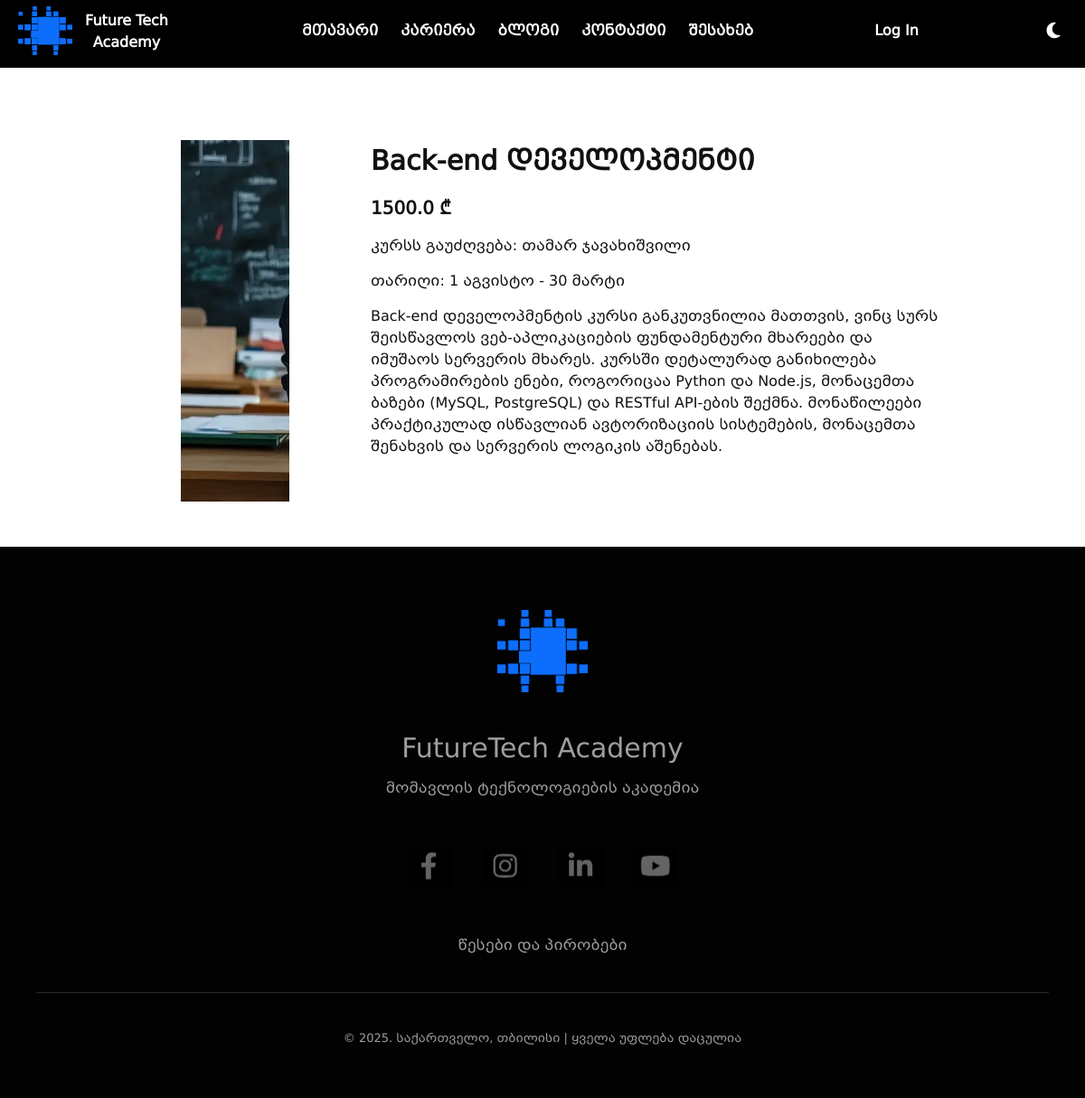
The page /view/5 on the database its author committed.
### src/models/course.py (models this page shows, shortened)
class Course(BaseModel):
    __tablename__ = "courses"
    id = db.Column(db.Integer, primary_key=True)
    name = db.Column(db.String(100))
    price = db.Column(db.Float)
    prof = db.Column(db.String(100))
    img = db.Column(db.String(300))
    description = db.Column(db.String(1000))
    date = db.Column(db.String(50))
    user_courses = db.relationship("UserCourse", back_populates="course")

### src/views/course/routes.py (the view)
@course_blueprint.route("/view/<int:courses_id>")
def view_course(courses_id):
    chosen_course = Course.query.get(courses_id)
    return render_template("course/view_course.html", course=chosen_course)

### src/templates/course/view_course.html (shortened to what this page needs)
{% extends "partials/base.html" %}
{% block content %}
<div class="header-div" style="display: block; background-color: black;"></div>
<div class="course-info">
    <div class="prof"><img src="/static/upload/{{ course.img }}" alt="Course Professor"></div>
    <div class="course-description">
        <div class="title">{{ course.name }}</div>
        <div class="price">{{ course.price }} ₾</div>
        <div class="prof-name">კურსს გაუძღვება: {{ course.prof }}</div>
        <div class="date">თარიღი: {{ course.date }}</div>
        <div class="course-information">{{ course.description }}</div>
    </div>
</div>
{% endblock %}

### src/static/styles/css/style.css (style rules this page uses)
body { background-color: #fff; color: #111; }
* { margin: 0; padding: 0; box-sizing: border-box; }
body { font-family: "BPG Mrgvlovani Caps"; text-align: center; }
.header-div { display: none; height: 75px; background-color: transparent; }
.course-info { display: flex; justify-content: center; display: flex; padding: 80px 160px 50px 200px; width: 100%; gap: 90px; }
.course-info .prof { width: 400px; height: 400px; overflow: hidden; }
.course-info .prof img { width: 400px; height: 400px; -o-object-fit: cover; object-fit: cover; }
.course-info .course-description { max-width: 630px; text-align: left; display: flex; flex-direction: column; gap: 15px; }
.course-info .course-description .title { font-size: 30px; font-weight: bold; }
.course-info .course-description .price { font-size: 20px; font-weight: bold; }
.course-info .course-description .course-information, .course-info .course-description .prof-name, .course-info .course-description .date { font-family: "BPG Mrgvlovani"; }

### rows shown on the page
Course: img (picture), name "Back-end დეველოპმენტი", price "1500.0", prof "თამარ ჯავახიშვილი", date "1 აგვისტო - 30 მარტი", description "Back-end დეველოპმენტის კურსი განკუთვნილია მათთვის, ვინც სურს შეისწავლოს ვებ-აპლიკაციების ფუნდამენტური მხარეები და იმუშაოს სერვერის მხარეს. კურსში დეტალურად განიხილება პროგრამირების ენები, როგორიცაა Python და Node.js, მონაცემთა ბაზები (MySQL, PostgreSQL) და RESTful API-ების შექმნა. მონაწილეები პრაქტიკულად ისწავლიან ავტორიზაციის სისტემების, მონაცემთა შენახვის და სერვერის ლოგიკის აშენებას."
